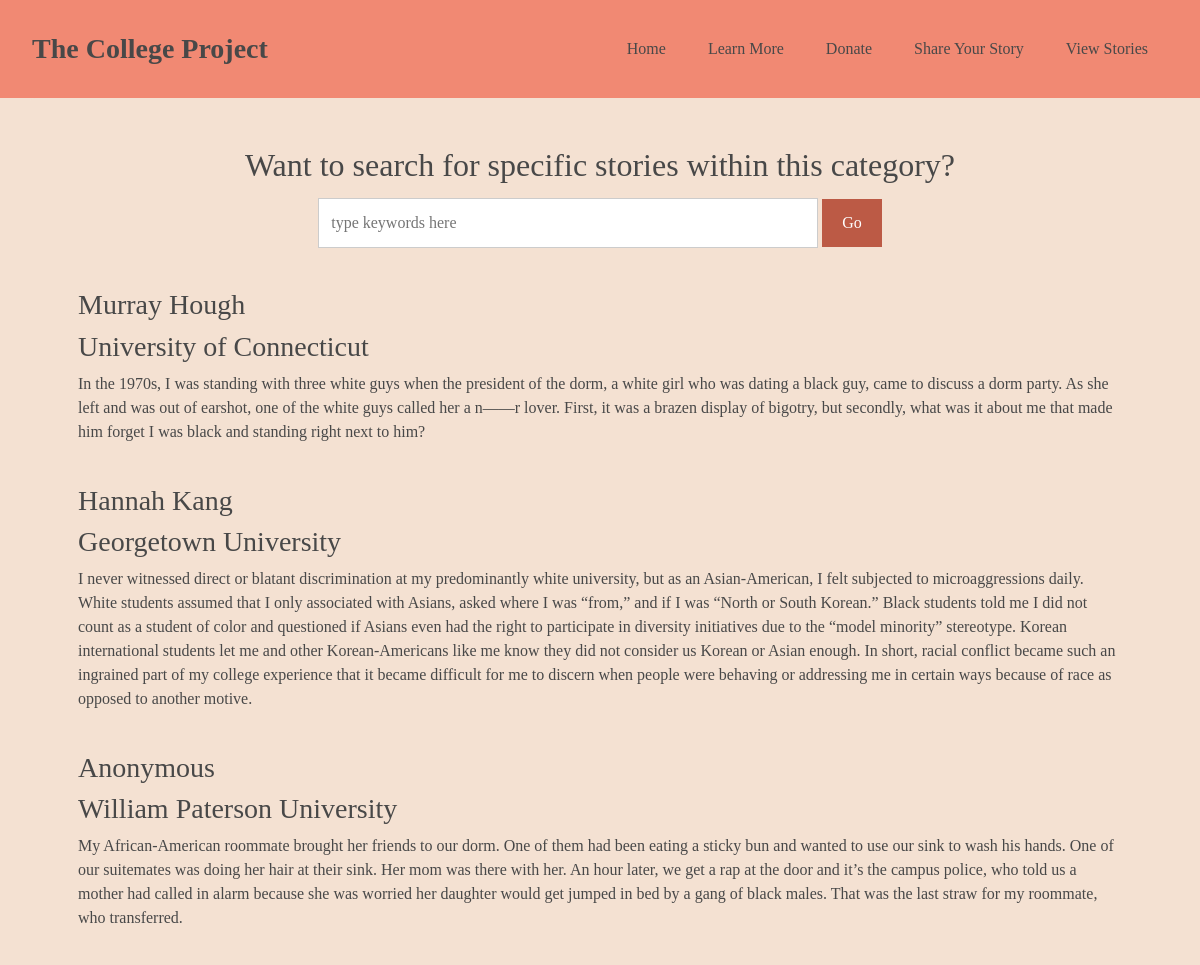
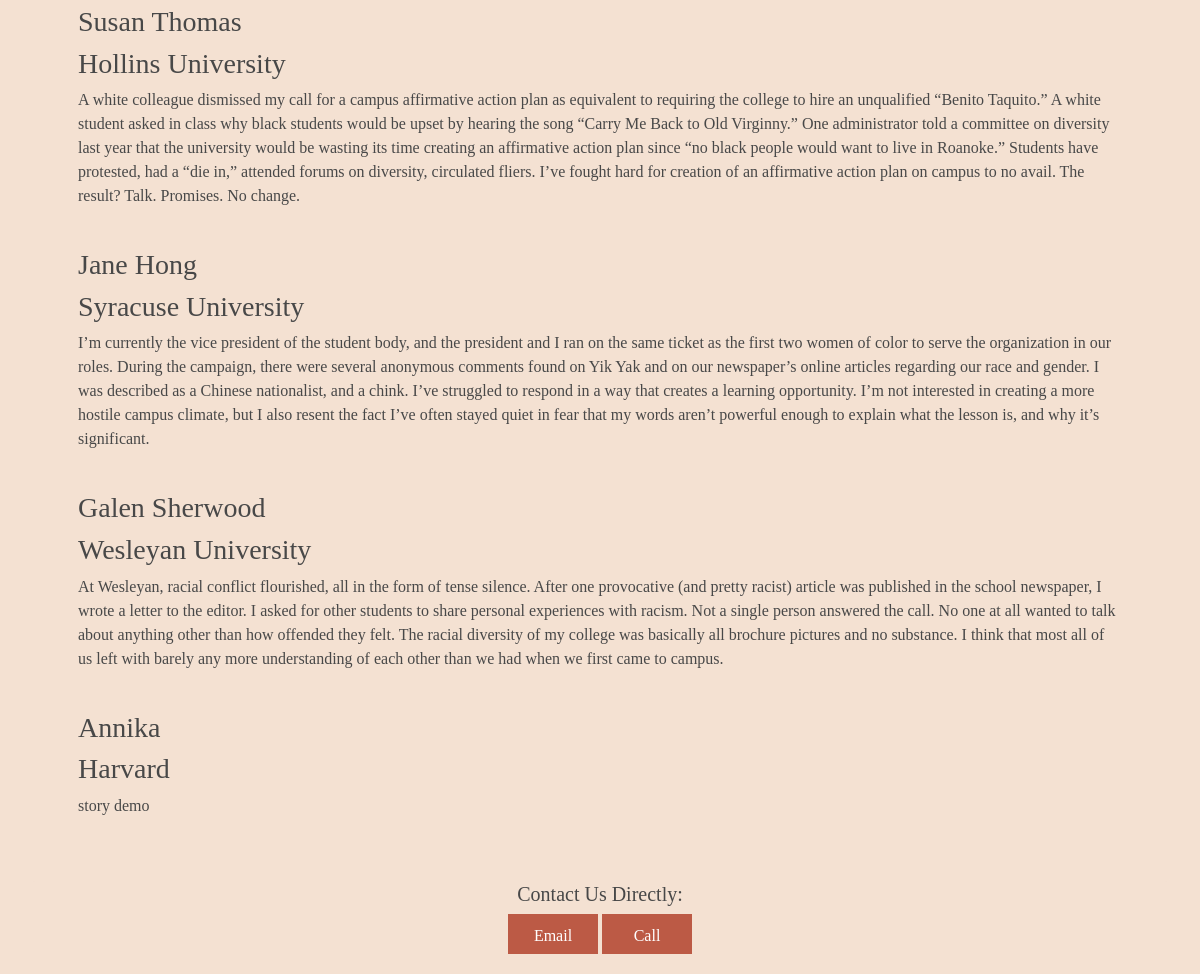
The app's page /viewracial with its own data (2 pictures, top to bottom).
### tables this page shows
CREATE TABLE stories (StoryID integer, story str NOT NULL, name str, email str NOT NULL, college str, type str NOT NULL);

### application.py (the view)
@app.route("/viewracial", methods=["GET", "POST"])
def viewracial():
    if request.method == "POST":
        keywords = request.form.get("search")
        split_keywords = keywords.split(" ")
        stories = []
        for keyword in split_keywords:
            stories.append(db.execute(
                "SELECT name, college, story FROM stories WHERE type='racial' AND story LIKE ? OR college LIKE ?", '%' + keyword + '%', '%' + keyword + '%'))
        return render_template("viewracial.html", stories=stories)
    else:
        all_stories = []
        all_stories.append(db.execute("SELECT name, college, story FROM stories WHERE type='racial'"))
        return render_template("viewracial.html", stories=all_stories)

### templates/viewracial.html (shortened to what this page needs)
{% extends "layout.html" %}
{% block main %}
<div style="text-align: center">
    <form action="/viewracial" method="post">
        <h2>Want to search for specific stories within this category?</h2>
        <input type="text" name="search" style="width: 500px" autocomplete="off" placeholder="type keywords here">
        <input type="submit" value="Go">
    </form>
</div>
<div>
    {% for row in stories %}
        {% for i in row %}
            <br><b><h3>{{ i.name }}</h3></b>
            <h3>{{ i.college }}</h3>
            <p>{{ i.story }}</p>
        {% endfor %}
    {% endfor %}
</div>
{% endblock %}

### templates/layout.html (shortened to what this page needs)
<!DOCTYPE html>
<html lang="en">
    <head>
        <link rel="stylesheet" href="https://cdn.jsdelivr.net/npm/bootstrap@4.5.3/dist/css/bootstrap.min.css">
        <link href="/static/styles.css" rel="stylesheet">
    </head>
    <body>
        <div class="navbar">
            <div class="title">
                <a href="/">The College Project</a>
            </div>
            <div class="bar">
                <span><a href="/">Home</a></span>
                <span><a href="/learn">Learn More</a></span>
                <span><a href="/donate">Donate</a></span>
                <span><a href="/share">Share Your Story</a></span>
                <span><a href="/view">View Stories</a></span>
            </div>
        </div>
        <main class="container p-5">
            {% block main %}{% endblock %}
        </main>
        <footer class="medium text-center">
            <h5>Contact Us Directly:</h5>
            <button style="height:40px; width:90px; color:#ffffff" onclick="email(); return false">Email</button>
            <button style="height:40px; width:90px; color:#ffffff" onclick="window.location.href='tel:954-849-9072'">Call</button>
        </footer>
    </body>
</html>

### static/styles.css (style rules this page uses)
body, html { height: 100%; margin: 0; }
body { background-color: #f4e1d2; font-family: "Palatino Linotype", "Book Antiqua", Palatino, serif; color: #484848; }
.navbar { text-align: right; list-style-type: none; margin: 0; padding: 14px 16px; background-color: #f18973; color: #484848; }
.navbar .bar { display: inline-block; padding: 0 18px 0 20px; font-size: 16px; }
.navbar .bar a { text-decoration: none; color: #484848; }
span { padding: 0 18px 0 20px; }
.title { color: #484848; font-size: 28px; font-weight: bold; float: left; padding: 14px 16px; }
.title a { text-decoration: none; list-style-type: none; text-align: center; color: #484848; }
button { border: none; outline: 0; display: inline-block; padding: 10px 25px; color: #484848; background-color: #bc5a45; text-align: center; cursor: pointer; margin-bottom: 20px; }
* { box-sizing: border-box; }
input[type=text], select, textarea { width: 100%; padding: 12px; border: 1px solid #ccc; margin-top: 6px; margin-bottom: 16px; resize: vertical; }
input[type=submit] { background-color: #bc5a45; color: white; padding: 12px 20px; border: none; cursor: pointer; }
.container { border-radius: 5px; background-color: #f4e1d2; padding: 10px; }

### records on screen
stories: name "Murray Hough", college "University of Connecticut", story "In the 1970s, I was standing with three white guys when the president of the dorm, a white girl who was dating a black guy, came to discuss a dorm party. As she left and was out of earshot, one of the white guys called her a n——r lover. First, it was a brazen display of bigotry, but secondly, what was it about me that made him forget I was black and standing right next to him?"
stories: name "Hannah Kang", college "Georgetown University", story "I never witnessed direct or blatant discrimination at my predominantly white university, but as an Asian-American, I felt subjected to microaggressions daily. White students assumed that I only associated with Asians, asked where I was “from,” and if I was “North or South Korean.” Black students told me I did not count as a student of color and questioned if Asians even had the right to participate in diversity initiatives due to the “model minority” stereotype. Korean international students let me and other Korean-Americans like me know they did not consider us Korean or Asian enough. In short, racial conflict became such an ingrained part of my college experience that it became difficult…"
stories: name "Anonymous", college "William Paterson University", story "My African-American roommate brought her friends to our dorm. One of them had been eating a sticky bun and wanted to use our sink to wash his hands. One of our suitemates was doing her hair at their sink. Her mom was there with her. An hour later, we get a rap at the door and it’s the campus police, who told us a mother had called in alarm because she was worried her daughter would get jumped in bed by a gang of black males. That was the last straw for my roommate, who transferred."
stories: name "Susan Thomas", college "Hollins University", story "A white colleague dismissed my call for a campus affirmative action plan as equivalent to requiring the college to hire an unqualified “Benito Taquito.” A white student asked in class why black students would be upset by hearing the song “Carry Me Back to Old Virginny.” One administrator told a committee on diversity last year that the university would be wasting its time creating an affirmative action plan since “no black people would want to live in Roanoke.” Students have protested, had a “die in,” attended forums on diversity, circulated fliers. I’ve fought hard for creation of an affirmative action plan on campus to no avail. The result? Talk. Promises. No change."
stories: name "Jane Hong", college "Syracuse University", story "I’m currently the vice president of the student body, and the president and I ran on the same ticket as the first two women of color to serve the organization in our roles. During the campaign, there were several anonymous comments found on Yik Yak and on our newspaper’s online articles regarding our race and gender. I was described as a Chinese nationalist, and a chink. I’ve struggled to respond in a way that creates a learning opportunity. I’m not interested in creating a more hostile campus climate, but I also resent the fact I’ve often stayed quiet in fear that my words aren’t powerful enough to explain what the lesson is, and why it’s significant."
stories: name "Galen Sherwood", college "Wesleyan University", story "At Wesleyan, racial conflict flourished, all in the form of tense silence. After one provocative (and pretty racist) article was published in the school newspaper, I wrote a letter to the editor. I asked for other students to share personal experiences with racism. Not a single person answered the call. No one at all wanted to talk about anything other than how offended they felt. The racial diversity of my college was basically all brochure pictures and no substance. I think that most all of us left with barely any more understanding of each other than we had when we first came to campus."
stories: name "Annika", college "Harvard", story "story demo"
